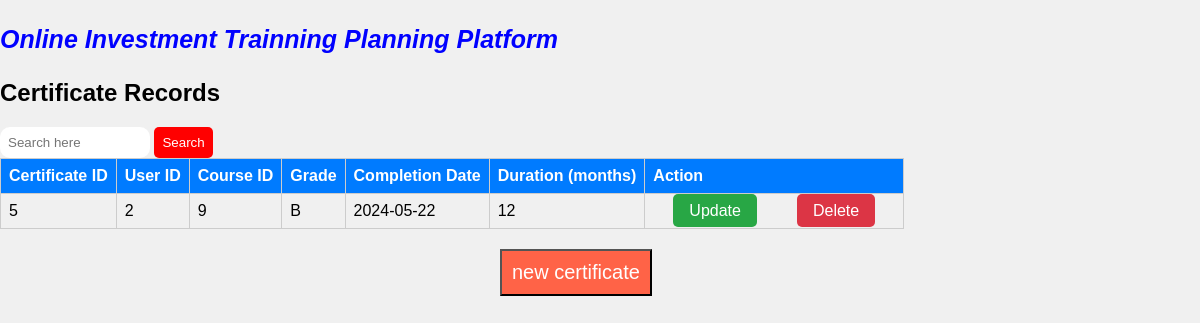
The page /certificate_table.php on the database its author committed.
### tables this page shows
CREATE TABLE `certificates` (
  `CertificateID` int(11) NOT NULL,
  `UserID` int(11) DEFAULT NULL,
  `CourseID` int(11) DEFAULT NULL,
  `Grade` varchar(120) DEFAULT NULL,
  `CompletionDate` date DEFAULT NULL,
  `Duration` int(11) DEFAULT NULL
);

### certificate_table.php (the view, shortened to what this page needs)
<!DOCTYPE html>
<html lang="en">
<head>
</head>
<body>
<p style="font-weight: bold;font-size: 25px;align-items: center;color: blue;"><i>Online Investment Trainning Planning Platform</i></p>
    <h2>Certificate Records</h2>
    <div class="search-bar">
            <form action="search.php" method="GET">
                <input type="search" name="query" placeholder="Search here" />
                <button type="submit">Search</button>
            </form></div>
    <table>
        <thead>
            <tr>
                <th>Certificate ID</th>
                <th>User ID</th>
                <th>Course ID</th>
                <th>Grade</th>
                <th>Completion Date</th>
                <th>Duration (months)</th>
                <th colspan="2">Action</th>
            </tr>
        </thead>
        <tbody>
            <?php
                $servername = "localhost";
                $username = "root";
                $password = "";
                $dbname = "online_investment_training_system";
                $conn = new mysqli($servername, $username, $password, $dbname);
            $sql = "SELECT CertificateID, UserID, CourseID, Grade, CompletionDate, Duration FROM Certificates";
            $result = $conn->query($sql);
            if ($result->num_rows > 0) {
                while($row = $result->fetch_assoc()) {
                    echo "<tr>";
                    echo "<td>" . $row["CertificateID"] . "</td>";
                    echo "<td>" . $row["UserID"] . "</td>";
                    echo "<td>" . $row["CourseID"] . "</td>";
                    echo "<td>" . $row["Grade"] . "</td>";
                    echo "<td>" . $row["CompletionDate"] . "</td>";
                    echo "<td>" . $row["Duration"] . "</td>";
                     echo "<td>";
             echo "<a href='update_certificate.php?CertificateID=".$row["CertificateID"]."' class='btn btn-update'>Update</a>";
                echo "<a href='delete_certificate.php?CertificateID=".$row["CertificateID"]."' class='btn btn-delete'>Delete</a>";
                    echo "</td>";
                    echo "</tr>";
                }
            } else {
                echo "<tr><td colspan='6'>No records found</td></tr>";
            }
            ?>
        </tbody>
    </table>
    <button style="background-color: tomato;padding: 10px;margin-left: 500px;" ><a href="certificate.php" style="text-decoration: none;color: white; font-size: 20px;">new certificate</a></button>
</body>
</html>

### certificate_table.php (style rules this page uses)
body { font-family: Arial, sans-serif; background-color: #f0f0f0; margin: 0; padding: 0; }
table { border-collapse: collapse; margin-bottom: 20px; }
th, td { border: 1px solid #ccc; padding: 8px; text-align: left; }
th { background-color: #007bff; color: white; }
.btn { padding: 8px 16px; background-color: #007bff; color: white; border: none; border-radius: 5px; cursor: pointer; text-decoration: none; margin: 20px; }
.btn-delete { background-color: #dc3545; }
.btn-update { background-color: #28a745; }
.search-bar input[type="search"] { width: 150px; padding: 8px; border-radius: 10px; border: none; }
.search-bar button[type="submit"] { background-color: red; color: white; padding: 8px; border: none; border-radius: 5px; cursor: pointer; }

### rows shown on the page
certificates: CertificateID "5", UserID "2", CourseID "9", Grade "B", CompletionDate "2024-05-22", Duration "12"
